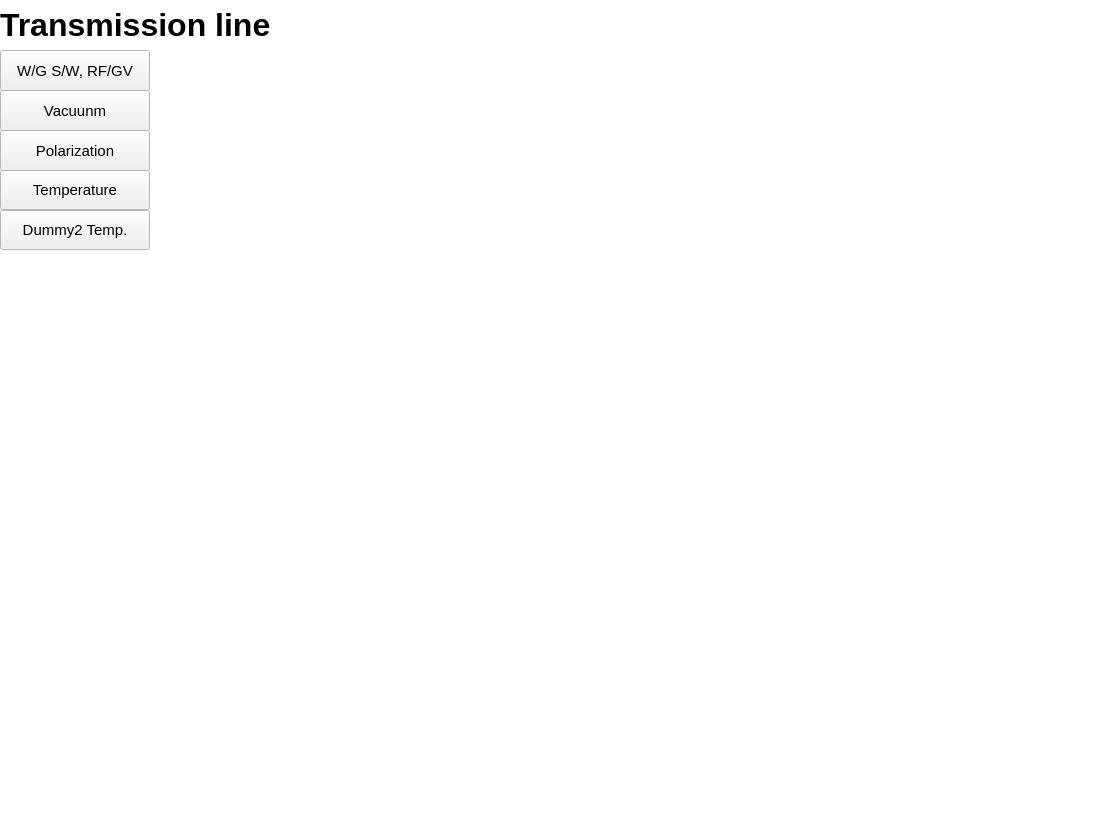
<ui version="4.0" >
 <class>ECCDTRANSLINE_0</class>
 <widget class="QWidget" name="ECCDTRANSLINE_0" >
  <property name="geometry" >
   <rect>
    <x>0</x>
    <y>0</y>
    <width>1100</width>
    <height>828</height>
   </rect>
  </property>
  <property name="palette" >
   <palette>
    <active>
     <colorrole role="Base" >
      <brush brushstyle="SolidPattern" >
       <color alpha="255" >
        <red>255</red>
        <green>255</green>
        <blue>255</blue>
       </color>
      </brush>
     </colorrole>
     <colorrole role="Window" >
      <brush brushstyle="SolidPattern" >
       <color alpha="255" >
        <red>255</red>
        <green>255</green>
        <blue>255</blue>
       </color>
      </brush>
     </colorrole>
    </active>
    <inactive>
     <colorrole role="Base" >
      <brush brushstyle="SolidPattern" >
       <color alpha="255" >
        <red>255</red>
        <green>255</green>
        <blue>255</blue>
       </color>
      </brush>
     </colorrole>
     <colorrole role="Window" >
      <brush brushstyle="SolidPattern" >
       <color alpha="255" >
        <red>255</red>
        <green>255</green>
        <blue>255</blue>
       </color>
      </brush>
     </colorrole>
    </inactive>
    <disabled>
     <colorrole role="Base" >
      <brush brushstyle="SolidPattern" >
       <color alpha="255" >
        <red>255</red>
        <green>255</green>
        <blue>255</blue>
       </color>
      </brush>
     </colorrole>
     <colorrole role="Window" >
      <brush brushstyle="SolidPattern" >
       <color alpha="255" >
        <red>255</red>
        <green>255</green>
        <blue>255</blue>
       </color>
      </brush>
     </colorrole>
    </disabled>
   </palette>
  </property>
  <property name="windowTitle" >
   <string>Form</string>
  </property>
  <widget class="QLabel" name="label" >
   <property name="geometry" >
    <rect>
     <x>0</x>
     <y>0</y>
     <width>540</width>
     <height>50</height>
    </rect>
   </property>
   <property name="font" >
    <font>
     <pointsize>24</pointsize>
     <weight>75</weight>
     <bold>true</bold>
    </font>
   </property>
   <property name="text" >
    <string>Transmission line</string>
   </property>
  </widget>
  <widget class="QPushButton" name="pushButton" >
   <property name="geometry" >
    <rect>
     <x>0</x>
     <y>50</y>
     <width>150</width>
     <height>41</height>
    </rect>
   </property>
   <property name="font" >
    <font>
     <pointsize>11</pointsize>
    </font>
   </property>
   <property name="cursor" >
    <cursorShape>PointingHandCursor</cursorShape>
   </property>
   <property name="text" >
    <string>W/G S/W, RF/GV</string>
   </property>
  </widget>
  <widget class="QPushButton" name="pushButton_2" >
   <property name="geometry" >
    <rect>
     <x>0</x>
     <y>90</y>
     <width>150</width>
     <height>41</height>
    </rect>
   </property>
   <property name="font" >
    <font>
     <pointsize>11</pointsize>
    </font>
   </property>
   <property name="cursor" >
    <cursorShape>PointingHandCursor</cursorShape>
   </property>
   <property name="text" >
    <string>Vacuunm</string>
   </property>
  </widget>
  <widget class="QPushButton" name="pushButton_3" >
   <property name="geometry" >
    <rect>
     <x>0</x>
     <y>130</y>
     <width>150</width>
     <height>41</height>
    </rect>
   </property>
   <property name="font" >
    <font>
     <pointsize>11</pointsize>
    </font>
   </property>
   <property name="cursor" >
    <cursorShape>PointingHandCursor</cursorShape>
   </property>
   <property name="text" >
    <string>Polarization</string>
   </property>
  </widget>
  <widget class="QPushButton" name="pushButton_4" >
   <property name="geometry" >
    <rect>
     <x>0</x>
     <y>170</y>
     <width>150</width>
     <height>40</height>
    </rect>
   </property>
   <property name="font" >
    <font>
     <pointsize>11</pointsize>
    </font>
   </property>
   <property name="cursor" >
    <cursorShape>PointingHandCursor</cursorShape>
   </property>
   <property name="text" >
    <string>Temperature</string>
   </property>
  </widget>
  <widget class="QPushButton" name="pushButton_5" >
   <property name="geometry" >
    <rect>
     <x>0</x>
     <y>210</y>
     <width>150</width>
     <height>40</height>
    </rect>
   </property>
   <property name="font" >
    <font>
     <pointsize>11</pointsize>
    </font>
   </property>
   <property name="cursor" >
    <cursorShape>PointingHandCursor</cursorShape>
   </property>
   <property name="text" >
    <string>Dummy2 Temp.</string>
   </property>
  </widget>
 </widget>
 <resources/>
 <connections/>
</ui>
